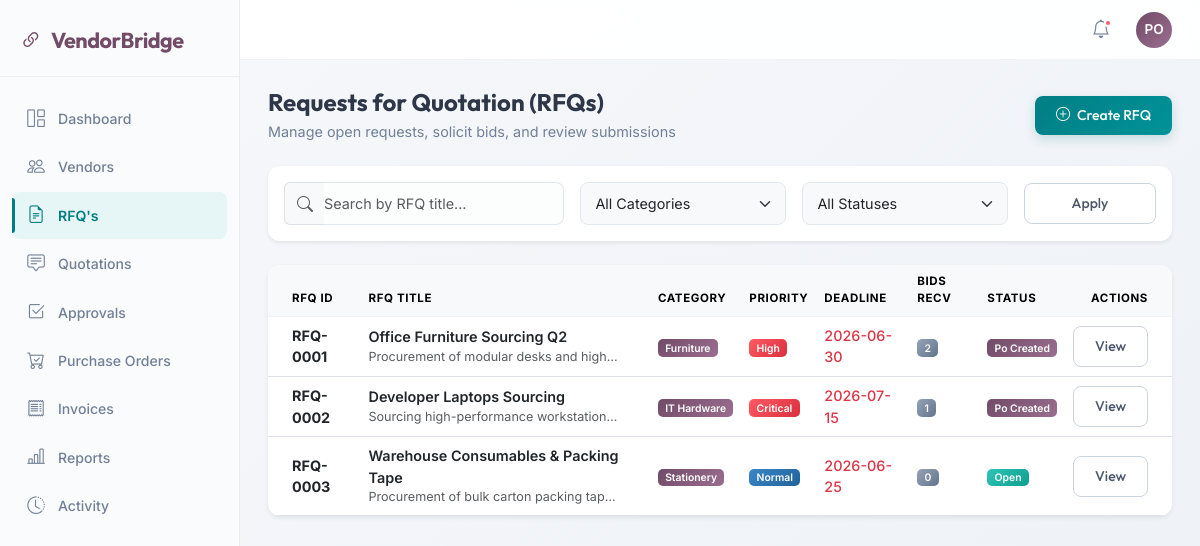
Page /rfqs (signed in) on the committed database.
### models.py (models this page shows)
class RFQ(Base):
    __tablename__ = 'rfqs'
    id = Column(Integer, primary_key=True, index=True)
    title = Column(String, index=True)
    description = Column(Text)
    category = Column(String, default="IT Hardware")  # Stationery, IT Hardware, Furniture
    priority = Column(String, default="normal")  # low, normal, high, critical
    deadline = Column(String)
    status = Column(String, default="open")  # open, compared, pending_approval, approved, po_created, closed, cancelled
    line_ids = relationship("RFQLine", back_populates="rfq", cascade="all, delete-orphan")
    bids = relationship("Bid", back_populates="rfq")
    approval_requests = relationship("ApprovalRequest", back_populates="rfq")
    purchase_orders = relationship("PurchaseOrder", back_populates="rfq")

### main.py (the view)
@app.get("/rfqs", response_class=HTMLResponse)
async def rfqs_page(
    request: Request,
    search: str = "",
    category: str = "",
    status: str = "",
    db: Session = Depends(get_db)
):
    if not current_user_id:
        return RedirectResponse(url="/login", status_code=302)
    query = db.query(models.RFQ)
    if search:
        query = query.filter(models.RFQ.title.like(f"%{search}%"))
    if category:
        query = query.filter(models.RFQ.category == category)
    if status:
        query = query.filter(models.RFQ.status == status)
    rfqs = query.all()
    return templates.TemplateResponse(request, "rfq_list.html", {
        "active_page": "rfqs",
        "rfqs": rfqs,
        "search_query": search,
        "category_filter": category,
        "status_filter": status
    })

### templates/rfq_list.html (shortened to what this page needs)
{% extends "base.html" %}
{% block content %}
<div class="page-header d-flex flex-column flex-md-row justify-content-between align-items-md-center mb-4">
    <div>
        <h2>Requests for Quotation (RFQs)</h2>
        <p>Manage open requests, solicit bids, and review submissions</p>
    </div>
    <div class="mt-3 mt-md-0">
        <a href="/rfqs/new" class="btn btn-primary">
            <i class="bi bi-plus-circle me-1"></i> Create RFQ
        </a>
    </div>
</div>
<div class="card border-0 shadow-sm mb-4">
    <div class="card-body p-3">
        <form action="/rfqs" method="GET">
            <div class="row g-3 align-items-center">
                <div class="col-lg-4">
                    <div class="input-group">
                        <span class="input-group-text bg-light border-end-0"><i class="bi bi-search text-muted"></i></span>
                        <input type="text" class="form-control border-start-0 ps-0" name="search" value="{{ search_query or '' }}" placeholder="Search by RFQ title...">
                    </div>
                </div>
                <div class="col-lg-3 col-md-6">
                    <select class="form-select bg-light" name="category" onchange="this.form.submit()">
                        <option value="">All Categories</option>
                    </select>
                </div>
                <div class="col-lg-3 col-md-6">
                    <select class="form-select bg-light" name="status" onchange="this.form.submit()">
                        <option value="">All Statuses</option>
                    </select>
                </div>
                <div class="col-lg-2">
                    <button type="submit" class="btn btn-outline-secondary w-100">Apply</button>
                </div>
            </div>
        </form>
    </div>
</div>
<div class="card border-0 shadow-sm">
    <div class="card-body p-0">
        <div class="table-responsive">
            <table class="table table-hover align-middle mb-0">
                <thead class="table-light">
                    <tr>
                        <th class="ps-4">RFQ ID</th>
                        <th>RFQ Title</th>
                        <th>Category</th>
                        <th>Priority</th>
                        <th>Deadline</th>
                        <th>Bids Recv</th>
                        <th>Status</th>
                        <th class="text-end pe-4">Actions</th>
                    </tr>
                </thead>
                <tbody>
                    {% if rfqs %}
                        {% for rfq in rfqs %}
                        <tr>
                            <td class="ps-4 fw-bold">RFQ-{{ "%04d"|format(rfq.id) }}</td>
                            <td>
                                <div class="fw-semibold text-dark">{{ rfq.title }}</div>
                                <div class="small text-muted text-truncate" style="max-width: 250px;">{{ rfq.description }}</div>
                            </td>
                            <td>
                                <span class="badge bg-purple">{{ rfq.category }}</span>
                            </td>
                            <td>
                                <span class="badge {% if rfq.priority == 'critical' or rfq.priority == 'high' %}bg-danger{% elif rfq.priority == 'normal' %}bg-info{% else %}bg-secondary{% endif %}">
                                    {{ rfq.priority | title }}
                                </span>
                            </td>
                            <td class="text-danger fw-medium">{{ rfq.deadline }}</td>
                            <td>
                                <span class="badge bg-secondary">{{ rfq.bids|length }}</span>
                            </td>
                            <td>
                                <span class="badge {% if rfq.status == 'open' %}bg-success{% elif rfq.status == 'compared' or rfq.status == 'approved' %}bg-info{% elif rfq.status == 'pending_approval' %}bg-warning{% elif rfq.status == 'po_created' %}bg-purple{% else %}bg-secondary{% endif %}">
                                    {{ rfq.status | replace('_', ' ') | title }}
                                </span>
                            </td>
                            <td class="text-end pe-4">
                                <div class="d-flex justify-content-end gap-2">
                                    <a href="/rfqs/{{ rfq.id }}" class="btn btn-sm btn-outline-secondary">
                                        View
                                    </a>
                                </div>
                            </td>
                        </tr>
                        {% endfor %}
                    {% endif %}
                </tbody>
            </table>
        </div>
    </div>
</div>
{% endblock %}

### templates/base.html (shortened to what this page needs)
<!DOCTYPE html>
<html lang="en">
<head>
    <link href="https://cdn.jsdelivr.net/npm/bootstrap@5.3.0/dist/css/bootstrap.min.css" rel="stylesheet">
    <link rel="stylesheet" href="https://cdn.jsdelivr.net/npm/bootstrap-icons@1.11.1/font/bootstrap-icons.css">
</head>
<body class="{% if no_sidebar %}no-sidebar{% endif %}">
<aside class="sidebar" id="sidebar">
    <div class="sidebar-brand">
        <a href="/dashboard"><i class="bi bi-link-45deg"></i> VendorBridge</a>
    </div>
    <nav class="sidebar-nav">
        <a href="/dashboard" class="nav-link {% if active_page == 'dashboard' %}active{% endif %}" id="nav-dashboard">
            <i class="bi bi-grid-1x2"></i> Dashboard
        </a>
        <a href="/vendors" class="nav-link {% if active_page == 'vendors' %}active{% endif %}" id="nav-vendors">
            <i class="bi bi-people"></i> Vendors
        </a>
        <a href="/rfqs" class="nav-link {% if active_page == 'rfqs' %}active{% endif %}" id="nav-rfqs">
            <i class="bi bi-file-earmark-text"></i> RFQ's
        </a>
        <a href="/quotations" class="nav-link {% if active_page == 'quotations' %}active{% endif %}" id="nav-quotations">
            <i class="bi bi-chat-square-text"></i> Quotations
        </a>
        <a href="/approvals" class="nav-link {% if active_page == 'approvals' %}active{% endif %}" id="nav-approvals">
            <i class="bi bi-check2-square"></i> Approvals
        </a>
        <a href="/purchase-orders" class="nav-link {% if active_page == 'purchase_orders' %}active{% endif %}" id="nav-pos">
            <i class="bi bi-cart-check"></i> Purchase Orders
        </a>
        <a href="/invoices" class="nav-link {% if active_page == 'invoices' %}active{% endif %}" id="nav-invoices">
            <i class="bi bi-receipt"></i> Invoices
        </a>
        <a href="/reports" class="nav-link {% if active_page == 'reports' %}active{% endif %}" id="nav-reports">
            <i class="bi bi-bar-chart-line"></i> Reports
        </a>
        <a href="/activity" class="nav-link {% if active_page == 'activity' %}active{% endif %}" id="nav-activity">
            <i class="bi bi-clock-history"></i> Activity
        </a>
    </nav>
</aside>
<div class="main-wrapper">
    <header class="topbar">
        <button class="topbar-icon" title="Notifications">
            <i class="bi bi-bell" style="font-size:1.15rem"></i>
            <span class="notif-dot"></span>
        </button>
        <div class="topbar-avatar" title="Procurement Officer">
            PO
        </div>
    </header>
    <main class="page-content">
        {% block content %}{% endblock %}
    </main>
</div>
</body>
</html>

### rows in the picture
RFQ: id "0001", title "Office Furniture Sourcing Q2", description "Procurement of modular desks and high…", category "Furniture", priority "High", deadline "2026-06-30", bids|length "2", status "Po Created"
RFQ: id "0002", title "Developer Laptops Sourcing", description "Sourcing high-performance workstation…", category "IT Hardware", priority "Critical", deadline "2026-07-15", bids|length "1", status "Po Created"
RFQ: id "0003", title "Warehouse Consumables & Packing Tape", description "Procurement of bulk carton packing tap…", category "Stationery", priority "Normal", deadline "2026-06-25", bids|length "0", status "Open"
